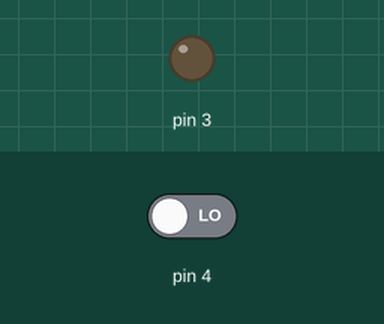
Recording of a sketch running on a simulated Arduino Uno, built with avr-gcc and run on an emulated ATmega328P. Shown: output pins drawn as LEDs (lit = HIGH). The inputs (shaded band) are chosen by the test bench; at power-on: pin 4 LOW.

Above: at 1.2 s.
1.3 s: pin 4 driven HIGH
At 2.5 s:
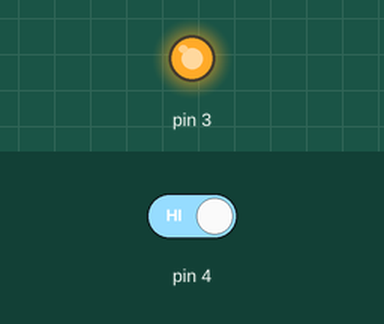
2.8 s: pin 4 driven LOW
At 3.9 s:
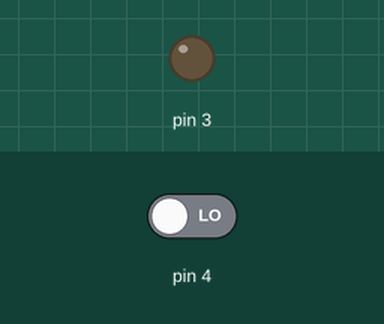
Timing chart, 0 to 5.8 s (numbered marks = the images above; inputs shaded):
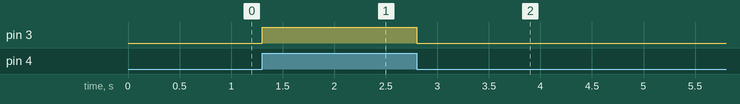

The sketch:

sensor_de_proximidade_pir1.ino
```cpp
void setup(){
  pinMode(3, OUTPUT);
  pinMode(4, INPUT);
  digitalWrite(3, LOW);
}

void loop(){
  delay(100);
  if(digitalRead(4) == HIGH){
    digitalWrite(3, HIGH);
  }else{
    digitalWrite(3, LOW);
  }
}
```

Measured:
- after the input at 1.3 s, pin 3: LOW → HIGH at once
- after the input at 2.8 s, pin 3: HIGH → LOW at once
